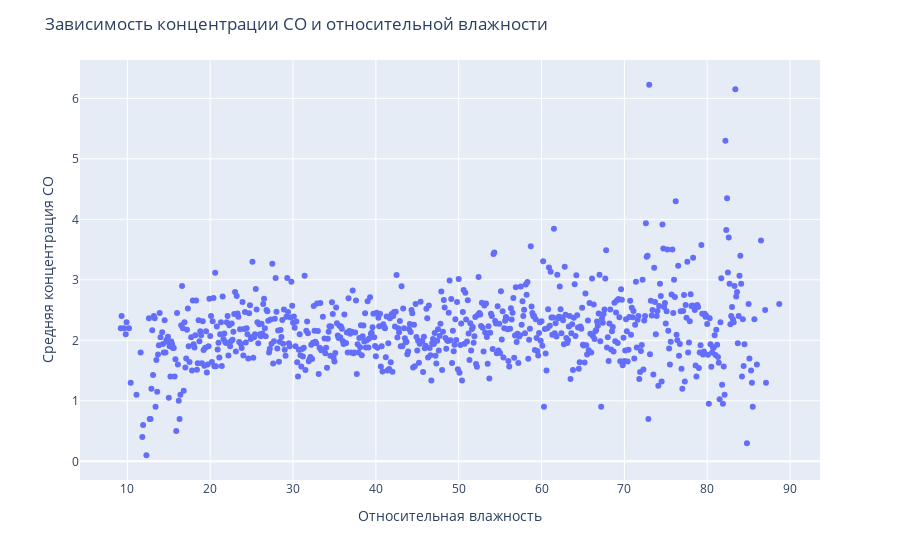

This figure's notebook cell:
### Code cell
# CO(GT) в зависимости от относительной влажности 

CO_by_RH= pd.pivot_table(
    df,
    index=["RH"],
    values=["CO(GT)"],
    aggfunc=[np.mean],
    fill_value=0,
    margins=True
)

CO_by_RH = CO_by_RH.reset_index()
CO_by_RH.columns = ["RH", "CO(GT)"]

fig = px.scatter(
    CO_by_RH,  
    x="RH", y="CO(GT)", 
)

fig.update_layout(
    title="Зависимость концентрации CO и относительной влажности",
    xaxis_title="Относительная влажность",
    yaxis_title="Средняя концентрация CO"
)

### Figure 1 — Plotly figure (JSON) as saved in the notebook; plotly's stock layout.template omitted (floating-point values rounded to 4 significant figures; data arrays with more than 128 entries replaced by an {"elided": "..."} marker saying what was removed)
{"data": [{"hovertemplate": "RH=%{x}<br>CO(GT)=%{y}<extra></extra>", "legendgroup": "", "marker": {"color": "#636efa", "symbol": "circle"}, "mode": "markers", "name": "", "orientation": "v", "showlegend": false, "type": "scatter", "x": {"elided": "743 mixed values"}, "xaxis": "x", "y": {"elided": "743 float values"}, "yaxis": "y"}], "layout": {"legend": {"tracegroupgap": 0}, "margin": {"t": 60}, "title": {"text": "Зависимость концентрации CO и относительной влажности"}, "xaxis": {"anchor": "y", "domain": [0, 1], "title": {"text": "Относительная влажность"}}, "yaxis": {"anchor": "x", "domain": [0, 1], "title": {"text": "Средняя концентрация CO"}}}}
